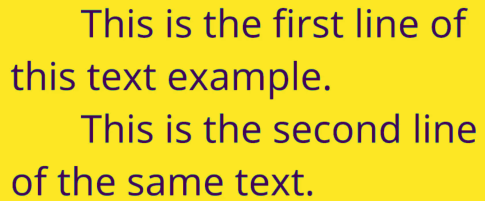
#> input picture ocrTesseract/image.png, 485 x 201 px
$ python tesseract-simple-text.py
#> lines starting #> are read from the running program, lines starting #| are printed output that depends on the picture; after the words box and inside, x2 and y2 are one past the last pixel; in counts of white or black regions, pixels touching at a corner belong together
import numpy as np
import cv2
import pytesseract
import matplotlib
matplotlib.use('Agg')


def sharpen_image(image):
    kernel = np.ones((3, 3), np.float32) / 90
    return cv2.filter2D(image, -1, kernel)


def apply_threshold(image, block_size, C):
    if block_size % 2 == 0:
        block_size += 1
    if block_size < 3:
        block_size = 3

    return cv2.adaptiveThreshold(
        image, 255,
        cv2.ADAPTIVE_THRESH_GAUSSIAN_C,
        cv2.THRESH_BINARY,
        block_size,
        C
    ), block_size, C


def align_text(image, thresh_image):
    coords = np.column_stack(np.where(thresh_image > 0))
    angle = cv2.minAreaRect(coords)[-1]

    if abs(angle) < 2:
        angle = 0

    if angle < -45:
        angle = -(90 + angle)
    else:
        angle = 360

    h, w = image.shape
    center = (w // 2, h // 2)
    M = cv2.getRotationMatrix2D(center, angle, 1.0)

    return cv2.warpAffine(thresh_image, M, (w, h),
                         flags=cv2.INTER_CUBIC,
                         borderMode=cv2.BORDER_REPLICATE)


def detect_text_rows(image):
    row_sums = np.sum(image == 255, axis=1)
    rows = []
    segment = []

    for i in range(len(row_sums)):
        if row_sums[i] > 0:
            segment.append(i)
        elif (row_sums[i] == 0) & (len(segment) >= 5):
            rows.append(segment)
            segment = []
        elif len(segment) > 0:
            rows.append(segment)

    return rows


def perform_ocr_on_rows(image, rows):
    custom_config = r'--oem 3 --psm 6 tessedit_char_whitelist=ABCDEFGHIJKLMNOPQRSTUVWXYZ0123456789'

    for i in range(len(rows)):
        try:
            row_img = image[rows[i][0]:rows[i][-1], :]

            if row_img.size == 0:
                print(f"Row {i}: Empty image segment, skipping...")
                continue

            if row_img.shape[0] < 5 or row_img.shape[1] < 5:
                print(f"Row {i}: Image segment too small ({row_img.shape}), skipping...")
                continue

            text = pytesseract.image_to_string(row_img, config=custom_config)
            print(f"Row {i}: '{text.strip()}'")

        except Exception as e:
            print(f"Row {i}: Error during OCR - {str(e)}")


def main():
    img = cv2.imread('image.png', 0)
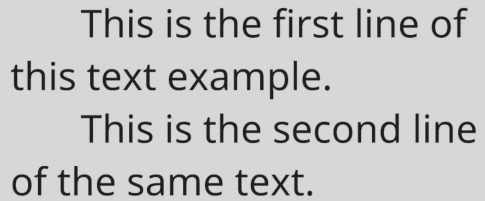
#> img: shape (201, 485); min 30, max 215, mean 196.8

    if img is None:
        print("Erro: Imagem não carregada. Verifique o caminho ou o nome do arquivo.")
        return

    img = sharpen_image(img)
#> in sharpen_image, `return cv2.filter2D(image, -1, kernel)`:
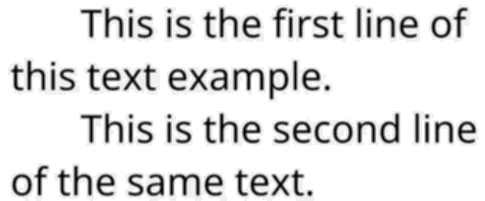
#> returned value: shape (201, 485); min 3, max 22, mean 20; drawn with min black and max white
    img_thresh, block_size, C = apply_threshold(img, 11, 2)
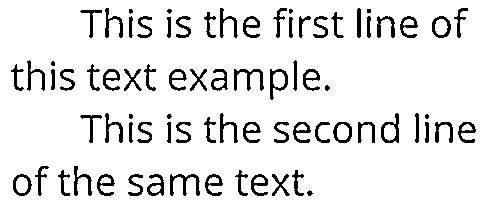
#> img_thresh: shape (201, 485); 90% white; 77 black regions (8 under 20 px), largest, box (x1, y1, x2, y2) and area: (170, 174, 200, 196) 249, (234, 69, 264, 91) 247, (381, 113, 399, 143) 210
#> block_size = 11; C = 2
    img_thresh = 255 - img_thresh
    img_aligned = align_text(img, img_thresh)
#> in align_text, `coords = np.column_stack(np.where(thresh_image > 0))`: coords = 9700 pairs, first value 8 to 195, second value 11 to 475
#> in align_text, `angle = cv2.minAreaRect(coords)[-1]`: angle = -90
#> in align_text, `angle = -(90 + angle)`: angle = 0
#> in align_text, `M = cv2.getRotationMatrix2D(center, angle, 1.0)`: M = [[1, 0, 0], [0, 1, 0]]
    rows = detect_text_rows(img_aligned)
#> in detect_text_rows, `row_sums = np.sum(image == 255, axis=1)`: row_sums = 201 values, max 196 at index 18, min 0 at index 0, mean 48.26
#> after the loop in detect_text_rows, `for i in range(len(row_sums)):`: rows = 4 items; segment = []
#> rows = 4 items
    perform_ocr_on_rows(img_aligned, rows)
#> the loop in perform_ocr_on_rows, `for i in range(len(rows)):` made 1 pass
#> pass 1, in perform_ocr_on_rows, `row_img = image[rows[i][0]:rows[i][-1], :]`:
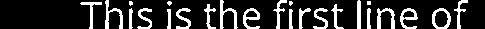
#> row_img: shape (29, 485); 18.2% white; 24 white regions (4 under 20 px), largest, box (x1, y1, x2, y2) and area: (105, 0, 123, 29) 182, (220, 0, 238, 29) 178, (377, 8, 395, 29) 170
#> (the call stopped at in perform_ocr_on_rows, `text = pytesseract.image_to_string(row_img, config=custom_config)`: pytesseract is not available in this run)


if __name__ == "__main__":
    main()
